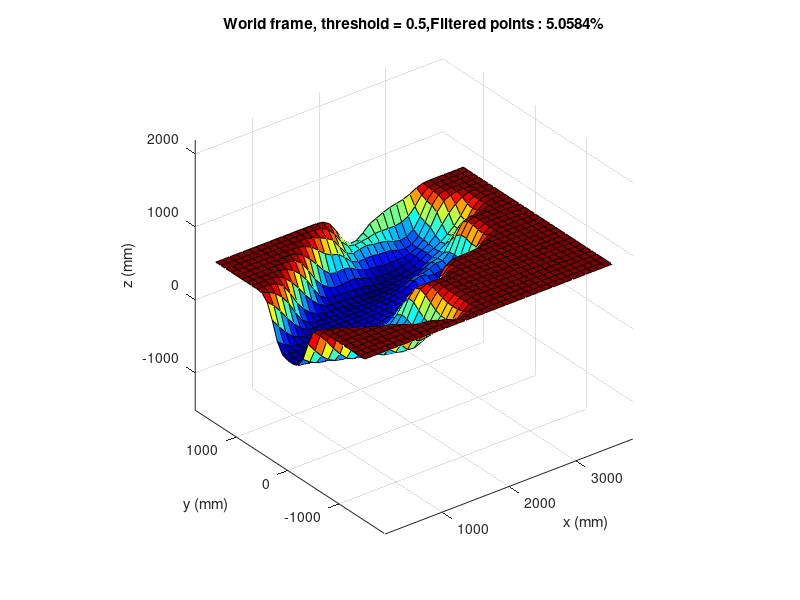
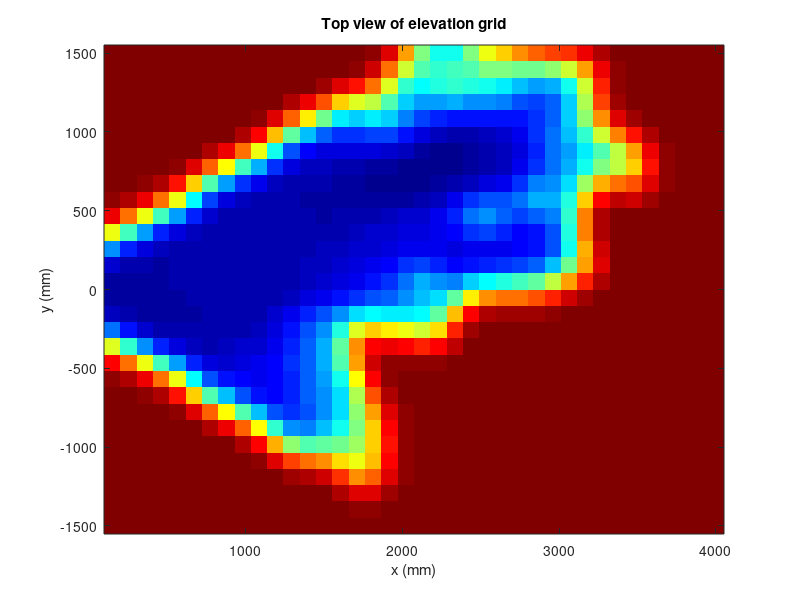

Write MATLAB code to recreate these figures, in order. (Note: this script raises an error after producing the figures.)
%% This code process the point cloud to become the elevation grid map
% Use elevstion grid to find the best path using shortest weighted algorithm 



clear variables; clc; close all;

%% parameter settings

enable_point_cloud = 0;  % plot 3D points distribution using fscatter3
enable_surf_plot = 1;
% intensity_threshold = 0.01; % 0.01
confidence_threshold = 0.5;
height_offset = 320; % z-dir offset between camera frame and world frame (mm)

elevationgrid_Xrange = [150 4000]; % forward direction, mm
elevationgrid_Yrange = [-1500 1500]; % side direction, mm
elevationgrid_sidelength = 100; % side legth of the grid, mm
gridmap_initial_value = 500;
gridmap_unseen_area_value = 700; % assign unseen area with a high value


%% import data
depth_data = importdata('dataoutput_20180306.mat');
points = depth_data.points;
points = points + [0, 0, height_offset];


maps = depth_data.maps;

numRows = size(maps,1);
numCols = size(maps,2);


%% Filtering points using confidence map

% filter out invalid pixels according to confidence map
% reshape map to array
intensity_array = reshape(maps(:, :, 2), 1,[]);
confidence_array = reshape(maps(:, :, 3), 1,[]);
% (1,1) -> (2,1) -> ... -> (144,1) -> (1,2) -> (2,2) -> ... -> (176,1)...
% the same arrangment as points cloud

% normalize confidence to [0,1]
intensity_array = mat2gray(intensity_array);
confidence_array = mat2gray(confidence_array);

% combine position info and intesity and confidence info,
% [x,y,z,intensity,confidence], 25344*3
points_allinfo = [points,intensity_array',confidence_array'];


% intensity_filtered_index = find(points_allinfo(:,4) < intensity_threshold);
filtered_index = find(points_allinfo(:,5) < confidence_threshold);

% intensity_filtered_index = find(intensity_array < intensity_threshold);
% confidence_filtered_index = find(confidence_array < confidence_threshold);
 
% filtered_index = union(intensity_filtered_index,filtered_index);

filtered_points = points_allinfo(filtered_index,(1:3)); 
points_trim = points_allinfo(:,(1:3)); % replication
points_trim(filtered_index,:) = 0;



%% Plot the points cloud 
figure(1)
colormap(jet);
% ------using fscatter3 to plot the 3D points------
if enable_point_cloud == 1
    tic
    disp('plotting 3D points distribution using fscatter3...');
    try
    fscatter3(filtered_points(:,1), filtered_points(:,2),...
         filtered_points(:,3), filtered_points(:,3), gray); 
    catch
    end
    fscatter3(points_trim(:,1), points_trim(:,2),...
         points_trim(:,3), points_trim(:,3), jet); 
    xlabel('x (mm)');
    ylabel('y (mm)');
    zlabel('z (mm)');
    title(['World frame, threshold = ',num2str(confidence_threshold),...
        ',Filtered points : ',num2str(numel(filtered_index)/(numRows*numCols)*100),'%']);
    axis equal;
    % along z axis, colormap using jet colormap distribution 
    toc
end

% using matlab 'sortrows' function, which is quick sort(stable)
% sort wrt y and then sort wrt x
% points_allinfo_sort = sortrows(points_allinfo,2);  % sort wrt y
% points_allinfo_sort = sortrows(points_allinfo_sort,1);  % sort wrt x

% ------convert 3D points to elevation grid------

tic
disp('convert 3D points to elevation grid');
%     figure(2)
%     colormap(jet);

% define index
x_ind = elevationgrid_Xrange(1):elevationgrid_sidelength:elevationgrid_Xrange(2);
y_ind = elevationgrid_Yrange(1):elevationgrid_sidelength:elevationgrid_Yrange(2);;

% initialize grid map
grid_map = ones(numel(x_ind)-1, numel(y_ind)-1,2);
grid_map(:,:,1) = grid_map(:,:,1) * gridmap_initial_value;

% iteratively calculate each grid
for i = 1:numel(x_ind)-1
    for j = 1:numel(y_ind)-1

        ind = x_ind(i)<points_allinfo(:,1) & points_allinfo(:,1)<x_ind(i+1) &...
              y_ind(j)<points_allinfo(:,2) & points_allinfo(:,2)<y_ind(j+1) ;

        if isempty(points_allinfo(ind,3))
            grid_map(i,j) = gridmap_unseen_area_value;
        else
            grid_map(i,j,1) = mean(points_allinfo(ind,3));
            grid_map(i,j,2) = var(points_allinfo(ind,3));
        end

    end
end

grid_map = imgaussfilt(grid_map,1);

toc

if enable_surf_plot == 1
    disp('plotting 3D elevation grid...');
    [grid_x,grid_y] = meshgrid(x_ind(1:end-1),y_ind(1:end-1));

    % plot the grid map
    surf(grid_x', grid_y', grid_map(:,:,1));
    xlabel('x (mm)');
    ylabel('y (mm)');
    zlabel('z (mm)');
    title(['World frame, threshold = ',num2str(confidence_threshold),...
        ',Filtered points : ',num2str(numel(filtered_index)/(numRows*numCols)*100),'%']);
    axis equal;

    toc
end

%% 2D Top view of elevation grid

% grid_map(:,:,1) => mean elevation
% grid_map(:,:,2) => variance


figure
colormap(jet);

imagesc(elevationgrid_Xrange, elevationgrid_Yrange, grid_map(:,:,1)'); 
set(gca,'YDir','normal'); % reset imagesc origin from left-up to left-down

xlabel('x (mm)');
ylabel('y (mm)');
title('Top view of elevation grid');
% rescale the axis
% xt = get(gca, 'XTick');                                 % 'XTick' Values
% yt = get(gca, 'YTick');                                 % 'XTick' Values
% set(gca, 'XTick', xt, 'XTickLabel', xt*100)  % Relabel 'XTick' With 'XTickLabel' Values
% set(gca, 'YTick', yt, 'YTickLabel', (yt-size(grid_map,2)/2)*100)    % Relabel 'XTick' With 'XTickLabel' Values


%% generate cost map and use dijkstra algorithm to search for lowest weighted path
% clear variables; clc; close all;
% 
% x = 0:1:5;
% y = 0:1:6;
% 
% z = ones(numel(y)-1,numel(x)-1);
% z(round(1:end-1),1:end) = 40;
% [grid_x,grid_y] = meshgrid(x(1:end-1),y(1:end-1));

% ele_map(:,:,1) = grid_x;
% ele_map(:,:,2) = grid_y;
% ele_map(:,:,3) = z;


% ele_map = [1 4 7 10; 2 5 8 11; 3 6 9 12]




elevation_map = grid_map(:,:,1)';

cost_map = zeros(numel(elevation_map),numel(elevation_map));

row_size = size(elevation_map,1);
col_size = size(elevation_map,2);

for col_ind = 1:(col_size-1)
    
%     cost_map( (col_ind-1)*row_size+1:col_ind*row_size ,  (col_ind)*row_size+1:(col_ind+1)*row_size)...
%         = ele_map(:,col_ind+1);
    
    cost_map( (col_ind-1)*row_size+1:col_ind*row_size ,  (col_ind)*row_size+1:(col_ind+1)*row_size)...
        = repmat(elevation_map(:,col_ind+1)',row_size,1);

%     temp = repmat(elevation_map(:,2)',row_size,1);
%     cost_map(1:3,4:6) = temp;
%     
    
    
end


adjacency_map = (cost_map ~= 0);

[costs,paths] = dijkstra(adjacency_map, cost_map, 15, 1000 );

elevation_map(paths) = -100;

figure
cmap = jet(max(elevation_map(:)));
cmap(1,:) = 0;
colormap(cmap);

imagesc(elevationgrid_Xrange, elevationgrid_Yrange, elevation_map); 
set(gca,'YDir','normal'); % reset imagesc origin from left-up to left-down

xlabel('x (mm)');
ylabel('y (mm)');
title('Elevation grid with path');
colorbar


% G = graph(cost_map,'upper');
% LWidths = 2*G.Edges.Weight/max(G.Edges.Weight);
% h = plot(G,'XData',grid_x(:),'YData',grid_y(:),'EdgeLabel',G.Edges.Weight,'LineWidth',LWidths);
% highlight(h, paths, 'EdgeColor', 'r' , 'NodeColor','r','LineWidth',2);









